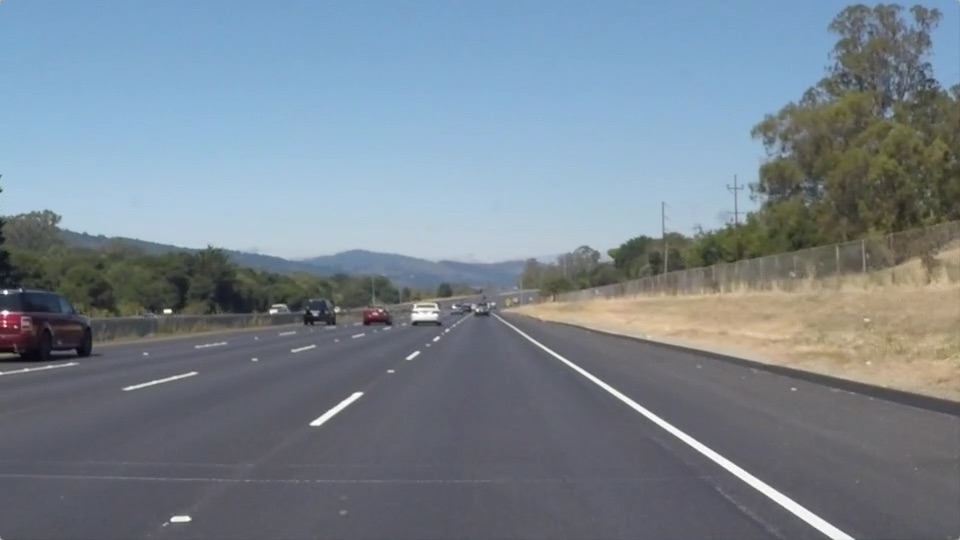
#> input picture P1 - Computer Vision/Project1-LaneLines/test_images/solidWhiteRight.jpg, 960 x 540 px
$ jupyter execute --allow-errors P1.ipynb   (shell and % lines are left out)
#> lines starting #> are read from the running program, lines starting #| are printed output that depends on the picture; after the words box and inside, x2 and y2 are one past the last pixel; in counts of white or black regions, pixels touching at a corner belong together
# Project: **Finding Lane Lines on the Road**
***
---
**Tools available**
* Color selection
* Region of interest selection
* Grayscaling,
* Gaussian smoothing
* Canny Edge Detection
* Hough Tranform line detection
---
**Goal:** Piece together a pipeline to detect the line segments in the image, then average/extrapolate them and draw them onto the image for display (as below).

---

<figure>

 <figcaption>
 <p></p>
 <p style="text-align: center;"> Your output should look something like this (above) after detecting line segments using the helper functions below </p>
 </figcaption>
</figure>
 <p></p>
<figure>

 <figcaption>
 <p></p>
 <p style="text-align: center;"> Your goal is to connect/average/extrapolate line segments to get output like this</p>
 </figcaption>
</figure>

## Import Packages

[cell 1]
#importing some useful packages
import matplotlib.pyplot as plt
import matplotlib.image as mpimg
import numpy as np
import cv2

## Read in an Image

[cell 2]
#reading in an image
image = mpimg.imread('test_images/solidWhiteRight.jpg')
#> image is the input picture: shape (540, 960, 3); mean R, G, B 120.3, 132.6, 143.7

#printing out some stats and plotting
print('This image is:', type(image), 'with dimensions:', image.shape)
#| This image is: <class 'numpy.ndarray'> with dimensions: (540, 960, 3)
plt.imshow(image)  # if you wanted to show a single color channel image called 'gray', for example, call as plt.imshow(gray, cmap='gray')

## Ideas for Lane Detection Pipeline

**Some OpenCV functions (beyond those introduced in the lesson) that might be useful for this project are:**

`cv2.inRange()` for color selection
`cv2.fillPoly()` for regions selection
`cv2.line()` to draw lines on an image given endpoints
`cv2.addWeighted()` to coadd / overlay two images
`cv2.cvtColor()` to grayscale or change color
`cv2.imwrite()` to output images to file
`cv2.bitwise_and()` to apply a mask to an image

**Check out the OpenCV documentation to learn about these and discover even more awesome functionality!**

## Helper Functions

Below are some helper functions to help get you started. They should look familiar from the lesson!

[cell 3]
import math

def grayscale(img):
    """Applies the Grayscale transform
    This will return an image with only one color channel
    but NOTE: to see the returned image as grayscale
    (assuming your grayscaled image is called 'gray')
    you should call plt.imshow(gray, cmap='gray')"""
    return cv2.cvtColor(img, cv2.COLOR_RGB2GRAY)
    # Or use BGR2GRAY if you read an image with cv2.imread()
    # return cv2.cvtColor(img, cv2.COLOR_BGR2GRAY)

def canny(img, low_threshold, high_threshold):
    """Applies the Canny transform"""
    return cv2.Canny(img, low_threshold, high_threshold)

def gaussian_blur(img, kernel_size):
    """Applies a Gaussian Noise kernel"""
    return cv2.GaussianBlur(img, (kernel_size, kernel_size), 0)

def region_of_interest(img, vertices):
    """
    Applies an image mask.

    Only keeps the region of the image defined by the polygon
    formed from `vertices`. The rest of the image is set to black.
    `vertices` should be a numpy array of integer points.
    """
    #defining a blank mask to start with
    mask = np.zeros_like(img)

    #defining a 3 channel or 1 channel color to fill the mask with depending on the input image
    if len(img.shape) > 2:
        channel_count = img.shape[2]  # i.e. 3 or 4 depending on your image
        ignore_mask_color = (255,) * channel_count
    else:
        ignore_mask_color = 255

    #filling pixels inside the polygon defined by "vertices" with the fill color
    cv2.fillPoly(mask, vertices, ignore_mask_color)

    #returning the image only where mask pixels are nonzero
    masked_image = cv2.bitwise_and(img, mask)
    return masked_image

def getSlope(line):
    """
    Think about things like separating line segments by their
    slope ((y2-y1)/(x2-x1)) to decide which segments are part of the left
    line vs. the right line. Then, you can average the position of each of
    the lines and extrapolate to the top and bottom of the lane.
    """
    for x1,y1,x2,y2 in line:
        slope = (y2-y1)/(x2-x1)
        #print(x1,y1,x2,y2,slope)
        return slope

def draw_lines(img, lines, color=[255, 0, 0], thickness=2):
    """
    NOTE: this is the function you might want to use as a starting point once you want to
    average/extrapolate the line segments you detect to map out the full
    extent of the lane (going from the result shown in raw-lines-example.mp4
    to that shown in P1_example.mp4).

    This function draws `lines` with `color` and `thickness`.
    Lines are drawn on the image inplace (mutates the image).
    If you want to make the lines semi-transparent, think about combining
    this function with the weighted_img() function below
    """
    for line in lines:
        #print(line)
        for x1,y1,x2,y2 in line:
            cv2.line(img, (x1, y1), (x2, y2), color, thickness)

def hough_lines(img, rho, theta, threshold, min_line_len, max_line_gap):
    """
    `img` should be the output of a Canny transform.

    Returns an image with hough lines drawn.
    """
    lines = cv2.HoughLinesP(img, rho, theta, threshold, np.array([]), minLineLength=min_line_len, maxLineGap=max_line_gap)
    line_img = np.zeros((img.shape[0], img.shape[1], 3), dtype=np.uint8)
    draw_lines(line_img, lines)
    return line_img,lines

# Python 3 has support for cool math symbols.

def weighted_img(img, initial_img, α=0.8, β=1., γ=0.):
    """
    `img` is the output of the hough_lines(), An image with lines drawn on it.
    Should be a blank image (all black) with lines drawn on it.

    `initial_img` should be the image before any processing.

    The result image is computed as follows:

    initial_img * α + img * β + γ
    NOTE: initial_img and img must be the same shape!
    """
    return cv2.addWeighted(initial_img, α, img, β, γ)
def calculateLines(lines,x1R,x1L):
    """
    lines is the output of the hough_lines()
    x1R is the x pixel where the right line ends/starts
    1L is the x pixel where the left line starts/ends

    It splits the lines into right lane and left lane.
    Then computes the best fit straight that fits all side straights
    It returns the two lines to be drown by its 4 points

    The result image is computed as follows:

    initial_img * α + img * β + γ
    NOTE: initial_img and img must be the same shape!
    """
    # Categorize lines by slope
    thresholdSlope = 0;

    xR = []
    yR = []
    xL = []
    yL = []

    for line in lines:
        x1,y1,x2,y2 = line[0];
        currentSlope = getSlope(line);
        if (currentSlope > thresholdSlope and x1 > limitUR[0] and x2 > limitUL[0]):
        # Its a right line
            if y1>y2:
                x1,x2 = x2,x1
                y1,y2 = y2,y1
            xR += [x1, x2]
            yR += [y1, y2]
        elif (currentSlope < -thresholdSlope and x1 < limitUL[0] and x2 < limitUL[0] ):
        # Its a left line
            xL += [x1, x2]
            yL += [y1, y2]

    try:
        zR = np.polyfit(xR, yR, 1)
        zL = np.polyfit(xL, yL, 1)
        fR = np.poly1d(zR)
        fL = np.poly1d(zL)
        mR, bR = zR
        mL, bL = zL

        return [[[int(x1R),int(fR(x1R)), 960, int(fR(960))],
                 [0,int(fL(0)), int(x1L),  int(fL(x1L))]]]
    except:
        return [[[0,0, 0, 0],
                 [0,0,0,0]]]

## Test Images

Build your pipeline to work on the images in the directory "test_images"
**You should make sure your pipeline works well on these images before you try the videos.**

[cell 4]
import os
os.listdir("test_images/")

## Build a Lane Finding Pipeline

Build the pipeline and run your solution on all test_images. Make copies into the `test_images_output` directory, and you can use the images in your writeup report.

Try tuning the various parameters, especially the low and high Canny thresholds as well as the Hough lines parameters.

[cell 5]
# Read in the image and print out some stats
images_list = os.listdir("test_images/");

image_path = 'test_images/' + images_list[0]
image_base = mpimg.imread(image_path)
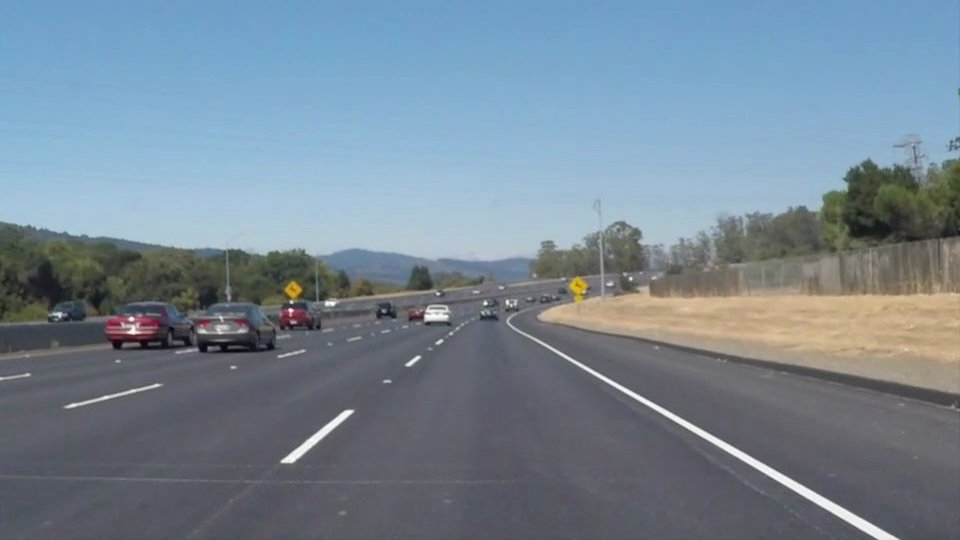
#> input picture P1 - Computer Vision/Project1-LaneLines/test_images/solidWhiteCurve.jpg, 960 x 540 px
#> image_base is the input picture: shape (540, 960, 3); mean R, G, B 118.5, 134.5, 148.1
print('This image is: ',type(image),
         'with dimensions:', image.shape)
#| This image is:  <class 'numpy.ndarray'> with dimensions: (540, 960, 3)

# Grab the x and y size and make a copy of the image
ysize = image.shape[0]
xsize = image.shape[1]

# Convert to Gray scale
imageGray = grayscale(image_base)
#> in grayscale, `return cv2.cvtColor(img, cv2.COLOR_RGB2GRAY)`:
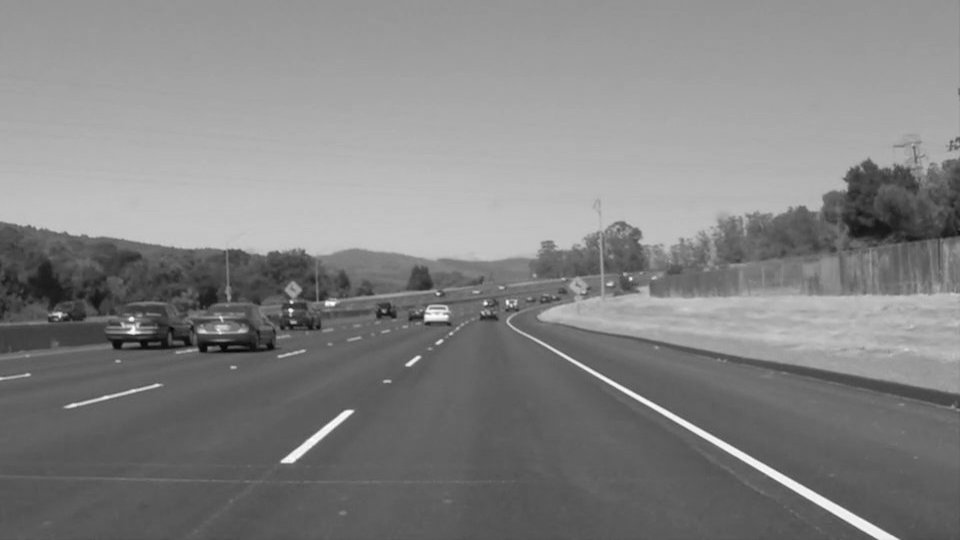
#> returned value: shape (540, 960); min 5, max 255, mean 131.2

#plt.figure()
#plt.imshow(imageGray, cmap='gray')


# Define our parameters for Canny and apply
low_threshold = 50
high_threshold = 150
imgCanny = cv2.Canny(imageGray, low_threshold, high_threshold)
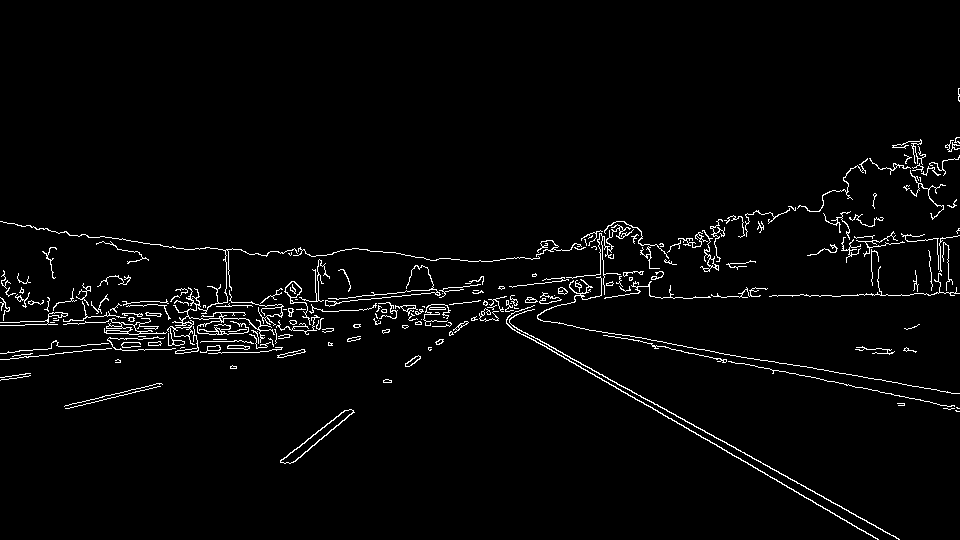
#> imgCanny: shape (540, 960); 2.6% white in thin lines or dots, all inside (x1, y1, x2, y2) = (0, 88, 960, 540)

#plt.figure()
#plt.imshow(imgCanny, cmap='gray')

#Apply region of interest
width = 0.05;
height = 0.60;

limitLL = (0,ysize);
limitLR = (xsize,ysize);
limitUL = (xsize/2-xsize*width, ysize*height);
limitUR = (xsize/2+xsize*width, ysize*height);


vertices = np.array([[limitLL,limitUL,limitUR , limitLR]], dtype=np.int32)
imgROI = region_of_interest(imgCanny, vertices)
#> in region_of_interest, `cv2.fillPoly(mask, vertices, ignore_mask_color)`:
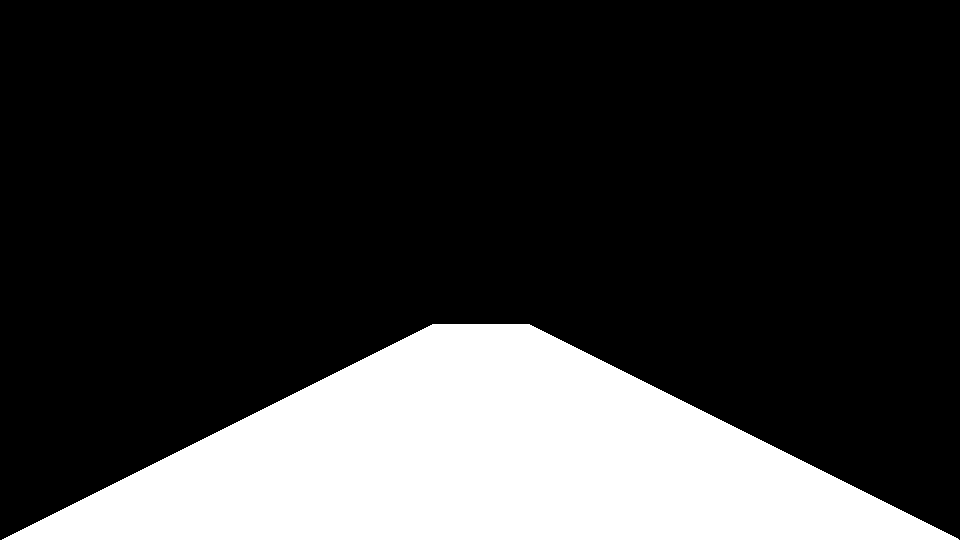
#> mask: shape (540, 960); 22% white; 1 white region, box (x1, y1, x2, y2) and area: (2, 324, 959, 540) 114047
#> in region_of_interest, `masked_image = cv2.bitwise_and(img, mask)`:
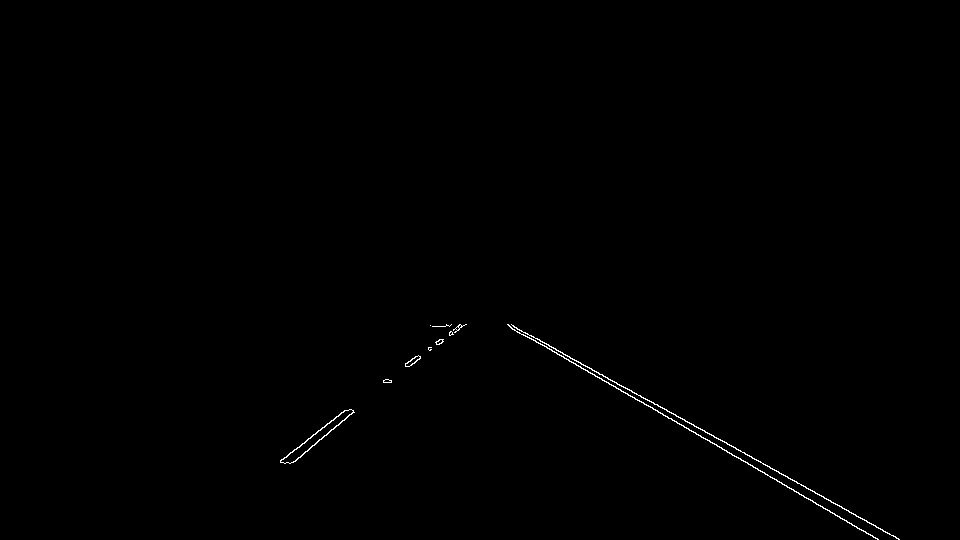
#> masked_image: shape (540, 960); 0.31% white in thin lines or dots, all inside (x1, y1, x2, y2) = (280, 324, 900, 540)

#plt.figure()
#plt.imshow(imgROI, cmap='gray')

# Define a kernel size and apply Gaussian smoothing
kernel_size = 7
imgBlur = cv2.GaussianBlur(imgROI,(kernel_size, kernel_size),0)

#plt.figure()
#plt.imshow(imgBlur, cmap='gray')

# Define the Hough transform parameters
# Make a blank the same size as our image to draw on
rho = 1 # distance resolution in pixels of the Hough grid
theta = 60*np.pi/180 # angular resolution in radians of the Hough grid
threshold = 15    # minimum number of votes (intersections in Hough grid cell)
min_line_len = 40 #minimum number of pixels making up a line
max_line_gap = 20   # maximum gap in pixels between connectable line segments

imgHouhg,lines = hough_lines(imgBlur, rho, theta, threshold, min_line_len, max_line_gap)
#> in hough_lines, `lines = cv2.HoughLinesP(img, rho, theta, threshold, np.array([]), minL..`: lines = 50 rows, first 6: [506, 321, 881, 537], [504, 323, 878, 539], [627, 384, 896, 539], [504, 322, 880, 539], [504, 326, 874, 539], [510, 321, 858, 521]
#> the loop in draw_lines, `for line in lines:` made 50 passes
#> after the loop in draw_lines, `for line in lines:`:
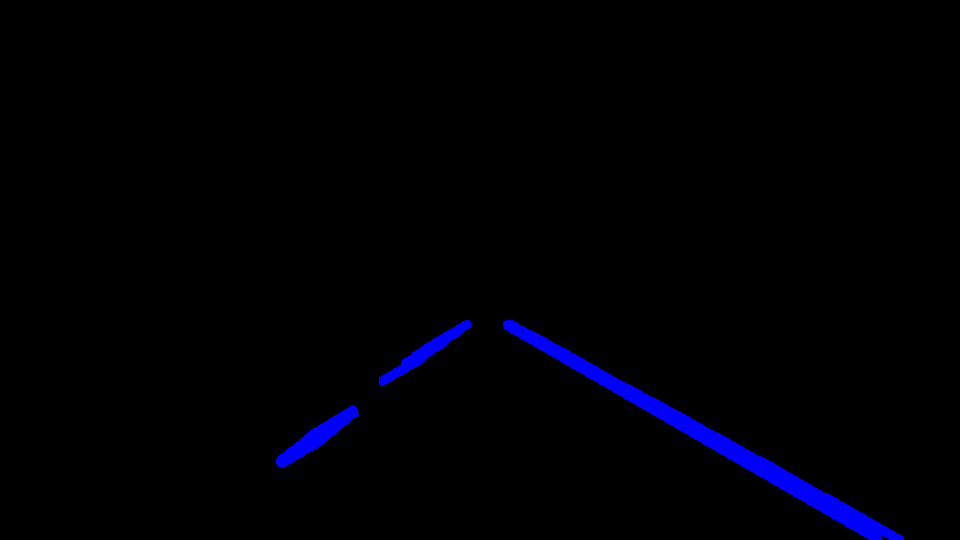
#> img: shape (540, 960, 3); mean of channels 0, 1, 2 4.9, 0, 0; drawn as B, G, R

lines = calculateLines(lines,limitUR[0],limitUL[0])
#> the loop in calculateLines, `for line in lines:` made 50 passes
#> (x1, y1, x2, y2, currentSlope, xR, yR) on passes 3, 7: (627, 384, 896, 539, 0.576, [627, 896], [384, 539]), (564, 349, 894, 539, 0.576, [627, 896, 564, 894], [384, 539, 349, 539])
#> after the loop in calculateLines, `for line in lines:`: xL = 38 values, max 423 at index 29, min 277 at index 2, mean 326; yL = 38 values, max 466 at index 26, min 360 at index 29, mean 429.4
#> in calculateLines, `zR = np.polyfit(xR, yR, 1)`: zR = [0.569, 26.77]
#> in calculateLines, `zL = np.polyfit(xL, yL, 1)`: zL = [-0.676, 649.7]
#> in calculateLines, `mR, bR = zR`: mR = 0.569; bR = 26.77
#> in calculateLines, `mL, bL = zL`: mL = -0.676; bL = 649.7
#> lines = [[[528, 327, 960, 573], [0, 649, 432, 357]]]

#plt.figure()
#plt.imshow(imgHouhg)

draw_lines(image_base, lines, color=[0, 255, 0], thickness=10)
#> the loop in draw_lines (call 2), `for line in lines:` made 1 pass
#> line on pass 1: [[528, 327, 960, 573], [0, 649, 432, 357]]

plt.figure()
plt.imshow(image_base)


imgWeight = weighted_img(imgHouhg, image_base, α=0.8, β=1., γ=0.)
#> in weighted_img, `return cv2.addWeighted(initial_img, α, img, β, γ)`:
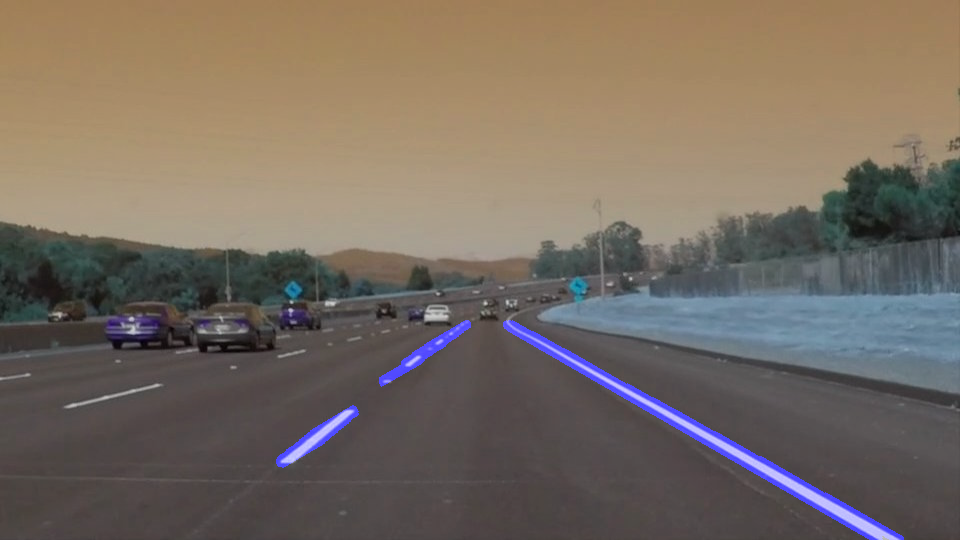
#> returned value: shape (540, 960, 3); mean of channels 0, 1, 2 97.5, 107.6, 118.5; drawn as B, G, R

plt.figure()
plt.imshow(imgWeight)

# Helper funtion to understand how line detection works

[cell 6]
imgHouhg,lines = hough_lines(imgBlur, rho, theta, threshold, min_line_len, max_line_gap)
#> lines = 50 rows, first 6: [506, 321, 881, 537], [504, 323, 878, 539], [627, 384, 896, 539], [504, 322, 880, 539], [504, 326, 874, 539], [510, 321, 858, 521]

# Categorize lines by slope
thresholdSlope = 0;

xR = []
yR = []
xL = []
yL = []

for line in lines:
    x1,y1,x2,y2 = line[0];
    currentSlope = getSlope(line);
    if (currentSlope > thresholdSlope and x1 > limitUR[0] and x2 > limitUL[0]):
    # Its a right line
        if y1>y2:
            x1,x2 = x2,x1
            y1,y2 = y2,y1
        xR += [x1, x2]
        yR += [y1, y2]
    elif (currentSlope < -thresholdSlope and x1 < limitUL[0] and x2 < limitUL[0] ):
    # Its a left line
        xL += [x1, x2]
        yL += [y1, y2]
#> this loop made 50 passes
#> (x1, y1, x2, y2, currentSlope, xR, yR) on passes 3, 7: (627, 384, 896, 539, 0.576, [627, 896], [384, 539]), (564, 349, 894, 539, 0.576, [627, 896, 564, 894], [384, 539, 349, 539])

zR = np.polyfit(xR, yR, 1)
#> zR = [0.569, 26.77]
zL = np.polyfit(xL, yL, 1)
#> zL = [-0.676, 649.7]
fR = np.poly1d(zR)
fL = np.poly1d(zL)
mR, bR = zR
#> mR = 0.569; bR = 26.77
mL, bL = zL
#> mL = -0.676; bL = 649.7


for x1, y1 in zip(xL, yL):
    plt.plot(x1, y1, 'ro')
#> this loop made 38 passes
#> (x1, y1) on passes 1 to 8: (279, 456), (357, 411), (277, 459), (357, 413), (277, 463), (347, 422), (287, 450), (356, 410)
for x1, y1 in zip(xR, yR):
    plt.plot(x1, y1, 'bo')
#> this loop made 16 passes
#> (x1, y1) on passes 1 to 8: (627, 384), (896, 539), (564, 349), (894, 539), (533, 332), (893, 539), (675, 410), (900, 539)

plt.plot((limitUR[0], 960), (fR(limitUR[0]), fR(960)), 'b')
plt.plot((0, limitUL[0]), (fL(0), fL(limitUL[0])), 'r')


plt.axis([0, 960, 0, 540])
plt.yticks(rotation=0)
plt.xticks(rotation=0)

# Set origin in upper left
ax=plt.gca()                            # get the axis
ax.set_ylim(ax.get_ylim()[::-1])        # invert the axis

plt.show()
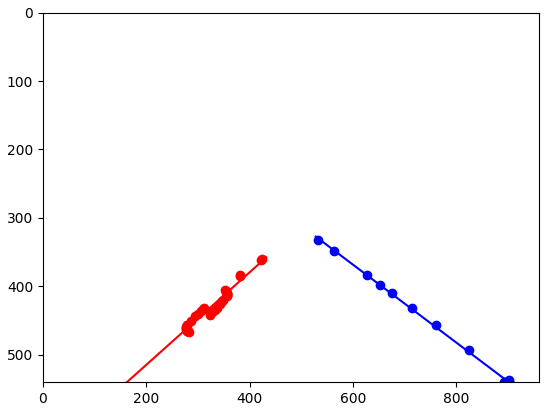
#> figure drawn by matplotlib, 1 panel

#print(lines)
